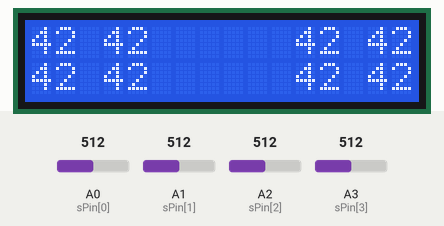
Bench run of a sketch on a simulated Arduino Uno, built with avr-gcc and run on an emulated ATmega328P. On the bench: 16×2 character LCD. Inputs (shaded band) come from the test bench; at power-on: A0 (sPin[0]) = 512, A1 (sPin[1]) = 512, A2 (sPin[2]) = 512, A3 (sPin[3]) = 512.

Above: at 1.2 s.
1.3 s: A0 (sPin[0]) set to 90
At 2.5 s:
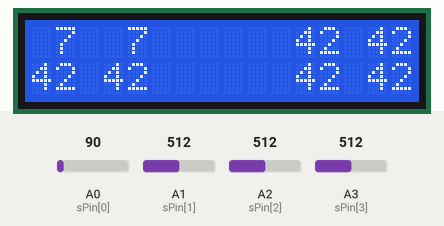
3.6 s: A1 (sPin[1]) set to 716
At 5.3 s:
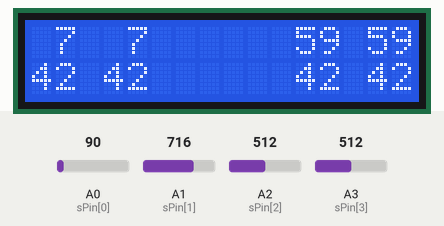
5.7 s: A2 (sPin[2]) set to 716
At 6.9 s:
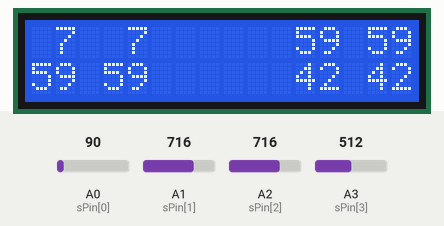
7.7 s: A3 (sPin[3]) set to 716
At 9.5 s:
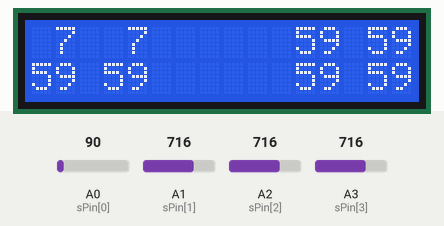
9.8 s: A0 (sPin[0]) set to 110
At 11.4 s:
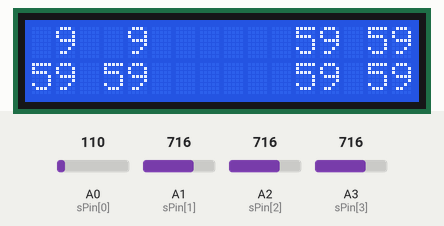
11.9 s: A1 (sPin[1]) set to 992
At 13.1 s:
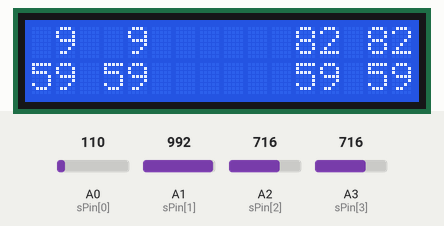
Timing chart, 0 to 14.9 s (numbered marks = the images above; inputs shaded):
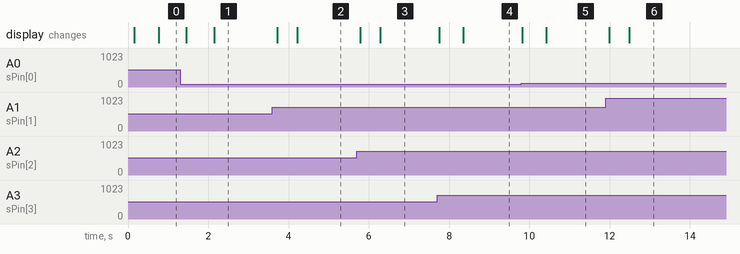

Measured:
- after the input at 1.3 s, the display: first changes after 0.16 s (image 1 shows a later state)
- after the input at 3.6 s, the display: first changes after 0.12 s (image 2 shows a later state)
- after the input at 5.7 s, the display: first changes after 0.08 s (image 3 shows a later state)
- after the input at 7.7 s, the display: first changes after 0.06 s (image 4 shows a later state)
- after the input at 9.8 s, the display: first changes at once (image 5 shows a later state)
- after the input at 11.9 s, the display: first changes after 0.09 s (image 6 shows a later state)

The sketch:

piezzo.ino
```cpp
#include <Wire.h>

#include <LiquidCrystal_I2C.h>

// these constants won't change:
const int sPin[] = {A0,A1,A2,A3};
const int xPos[] = {0,11, 0, 11};
const int yPos[] = {0,0, 1, 1};

// these variables will change:
int s[] = {0,0,0,0};
int m[] = {0,0,0,0};
int mm[] = {0,0,0,0};
int len[] = {1,1,1,1};

LiquidCrystal_I2C lcd(0x27, 16, 2);
//set up
void setup() {
  Serial.begin(9600); // use the serial port
  lcd.begin();   // initialize the lcd for 16 chars 2 lines, turn on backlight
  lcd.backlight();
}

//Main program
int first = 0;
int second = 0;

void loop() {
  first++;
  if (first++ > 100) {
    first  = 0;
    if (second ++ > 5) {
      second = 0;
      for (int i = 0; i < sizeof(s) / 2; i++) {
        mm[i] = mm[i] / 12;
        if (mm[i] >= 10) {
          len[i] = 2;
        } else {
          len[i] = 1;
        }
        lcd.setCursor(xPos[i],yPos[i]);
        lcd.print("  ");
        lcd.setCursor(xPos[i] + 2 - len[i],yPos[i]);
        lcd.print(mm[i]);
        mm[i] = 0;
      }
    }
    for (int i = 0; i < sizeof(s) / 2; i++) {
      m[i] = m[i] / 12;
      if (m[i] >= 10) {
        len[i] = 2;
      } else {
        len[i] = 1;
      }
      lcd.setCursor(xPos[i] + 3,yPos[i]);
      lcd.print("  ");
      lcd.setCursor(xPos[i] + 5 - len[i],yPos[i]);
      lcd.print(m[i]);
      m[i] = 0;
      s[i] = 0;
    }
  }
  for (int i = 0; i < sizeof(s) / 2; i++) {
    m[i] = max(m[i], s[i]);
    mm[i] = max(mm[i],s[i]);
  }

  for (int i  = 0; i < sizeof(sPin)/2; i++){
    s[i] = analogRead(sPin[i]);
  }

 delay(1);
}
```
